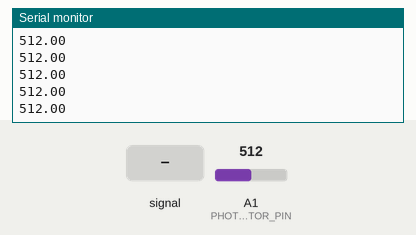
A sketch run on a simulated Arduino Uno, built with avr-gcc and run on an emulated ATmega328P. Shown: the last lines printed to the serial monitor. The test bench sets the inputs (shaded band); at power-on: A1 (PHOTO_TRANSISTOR_PIN) = 512.

Above: at 1.2 s.
1.3 s: A1 (PHOTO_TRANSISTOR_PIN) fed a 200 Hz sine of ±81 counts around its level
At 1.55 s:
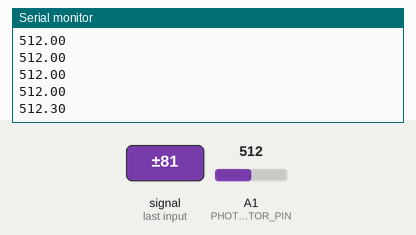
2.8 s: A1 (PHOTO_TRANSISTOR_PIN) set to 716
At 2.81 s:
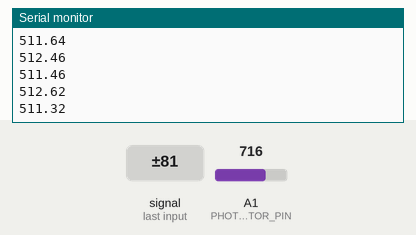
4.3 s: A1 (PHOTO_TRANSISTOR_PIN) set to 900
At 4.38 s:
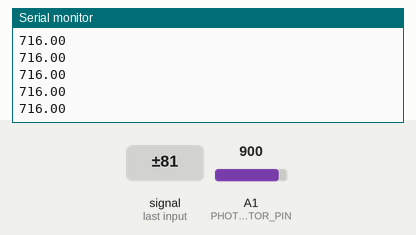
Timing chart, 0 to 7.3 s (numbered marks = the images above; inputs shaded):
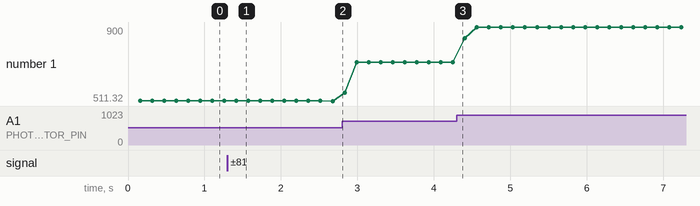

Measured:
- after the input at 1.3 s, the serial monitor: prints a new line after 0.12 s (image 1)
- plotted number 1: 512 → 511.32 after the input at 1.3 s, 511.32 → 716 after the input at 2.8 s, 716 → 900 after the input at 4.3 s

The sketch:

heart_rate_monitor.ino
```cpp
/*
Snail Heart Rate monitor
Quentin Geissmann [http://github.com/qgeissmann]
*/


// Every data point will be the sum of `OVER_SAMPLING` consecutive reads
#define OVER_SAMPLING 256

// The sampling frequency(in Hz). That is the actual number of point we output every second
#define FS 8.0

// The digital pin controlling power
#define POWER_PIN 2

// How long should we leave the circuit turned on  before reading a value
#define RISE_TIME 8// us

// The analogue pin from which phototransistor values are read
#define PHOTO_TRANSISTOR_PIN 1


// We define the time to sleep between actual reads (i.e. accounting for oversampling)
// as 1/ (Fse), where Fse is the actual sampling frequency, which is simply (FS x OVER_SAMPLING)
// Importantly, FS is in Hz(s^-1), whilst `delayMicroseconds()`expect us, so we multiply the above expression by 1e6
// In addition, we already ask the device to sleep (RISE_TIME us) before reading values, so we subtract this value
// Finally, since this value is not going to change during execution of the program,
// we can define it as a constant (const)
const float time_to_sleep_us = 1e6 / (FS * OVER_SAMPLING) - RISE_TIME;

void setup(void) {
    // We set the baud rate to 57600 which should be more than enough
	Serial.begin(57600);

	// Then, we set the digital pin as an output pin that can take HIGH(5V) or LOW(0V) values
	pinMode(POWER_PIN, OUTPUT);
}


void loop(void) {
    // We initialise an accumulator (float) variable to 0.
    float accum = 0;

    // We are going to sample as many time as the value of `OVER_SAMPLING`
	for(int i =0; i < OVER_SAMPLING; i++){
	    // Turn the circuit ON
		digitalWrite(POWER_PIN, HIGH);
		// We wait for the circuit to be in a stationary state
		delayMicroseconds(RISE_TIME);

		// We increment the accumulator by the value in the phototransistor pin
		accum +=  analogRead(PHOTO_TRANSISTOR_PIN);

		// Then, we immediately turn the circuit OFF
		digitalWrite(POWER_PIN, LOW);

		// Now, we sleep.
                // delayMicroseconds() is not accurate above 16383 (2^14 - 1)
                // if we need to sleep longer, we use delay, and divide by 1000
                if(time_to_sleep_us > 16383)
          	      delay(time_to_sleep_us / 1e3);
                else
                    delayMicroseconds(time_to_sleep_us) ;
	}
	// We return the value of the accumulator, which is the oversampled sum of several consecutive reads
        accum /= OVER_SAMPLING;
	Serial.println(accum);
}
```
